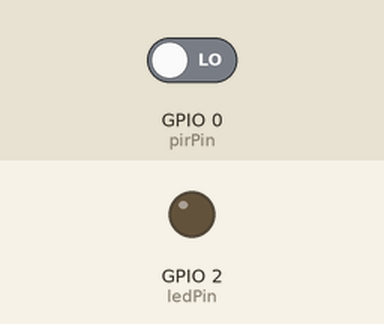
A sketch run on a simulated ESP8266 (NodeMCU). Parts: output pins drawn as LEDs (lit = HIGH). Inputs (shaded band) come from the test bench; at power-on: GPIO 0 (pirPin) LOW. WiFi joins after 1.5 s; servers stay silent unless stated; no MQTT or app messages arrive unless stated; what the sketch prints to the serial monitor is not drawn.

Above: at 2.7 s.
2.8 s: GPIO 0 (pirPin) driven HIGH
At 3.8 s:
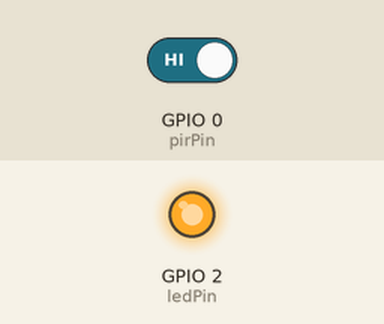
8.8 s: GPIO 0 (pirPin) driven LOW
At 9.6 s:
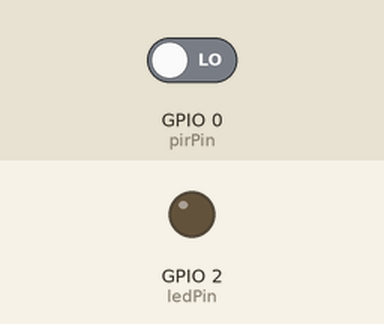
Timing chart, 0 to 11.3 s (numbered marks = the images above; inputs shaded):
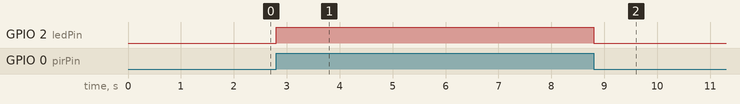

The sketch:

pir-esp8266-arduino.ino
```cpp
#include <ESP8266WiFi.h>
#include <ArduinoJson.h>
#include <PubSubClient.h>


// WiFi configuration
const char* ssid = "wifi_name";
const char* password = "password";

// MQTT configuration
const char* mqttServer = "localhost";
const int mqttPort = 1883;
const char* mqttUserId = "id";
const char* mqttUser = "home-pir-sensor";
const char* mqttPassword = "home-pir-sensor";


int ledPin = 2;
int pirPin = 0;               // choose the input pin (for PIR sensor)
int pirState = LOW;           // we start, assuming no motion detected
int val = 0;                  // variable for reading the pin status

WiFiClient espClient;
PubSubClient client(espClient);


void setupWiFi()
{
  WiFi.begin(ssid, password);
  Serial.print("Connecting");
  while(WiFi.status() != WL_CONNECTED){
    delay(500);
    Serial.print(".");
  }
  Serial.println("");
  Serial.print("Connected to the WiFi network: ");
  Serial.println(WiFi.localIP());
}

void setupMqttClient()
{
  client.setServer(mqttServer, mqttPort);
  client.setCallback(mqttCallback);
  clientReconnect();
}

void clientReconnect(){
  while(!client.connected()){
    Serial.println("connecting to mqtt..");
    if(client.connect(mqttUserId, mqttUser, mqttPassword)){
      Serial.println("connected to server");
      client.subscribe("home/motion/change");
    }
    else {
      Serial.print("failed to connect with state: ");
      Serial.println(client.state());
      delay(2000);
    }
  }
}

void mqttCallback(char* topic, byte* payload, unsigned int len) {
  Serial.print("Topic: ");
  Serial.println(topic);
  Serial.print("Message : ");
  for(int i=0; i<len; i++){
    Serial.print((char)payload[i]);
  }
  Serial.println();
}

void readMotions() {
  val = digitalRead(pirPin);    // read input value
  if (val == HIGH) {            // check if the input is HIGH
    if (pirState == LOW) {
      Serial.println("Motion detected!");
      pirState = HIGH;
      digitalWrite(ledPin, HIGH);
      client.publish("home/motion", "{\"signal\":true}");
    }
  } else {
    if (pirState == HIGH){
      Serial.println("Motion ended!");
      pirState = LOW;
      digitalWrite(ledPin, LOW);
      client.publish("home/motion", "{\"signal\":false}");
    }
  }
}


void setup()
{
  Serial.begin(115200);
  setupWiFi();
  setupMqttClient();
  pinMode(pirPin, INPUT);
  pinMode(ledPin, OUTPUT);
}


void loop()
{
  if(!client.connected()){
    clientReconnect();
  }
  readMotions();
  client.loop();
}
```

Measured:
- after the input at 2.8 s, GPIO 2 (ledPin): LOW → HIGH at once
- after the input at 8.8 s, GPIO 2 (ledPin): HIGH → LOW at once
